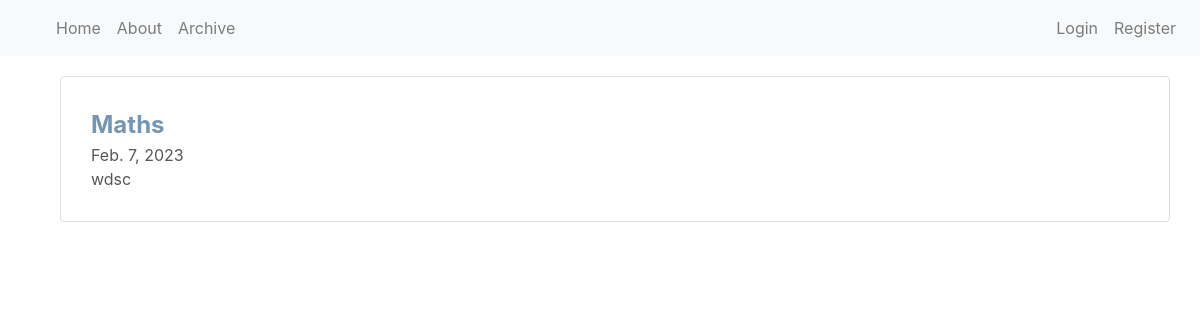
The app's page /courses/3, older data.
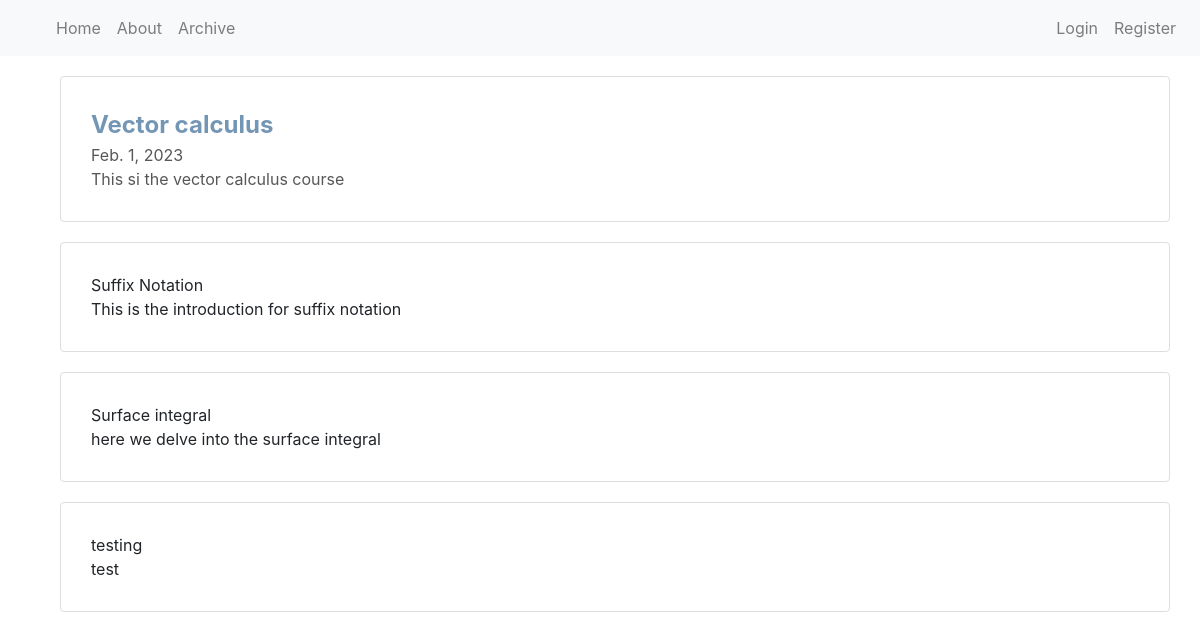
The same page, newer data.
### courses/models.py (models this page shows)
class Course(models.Model):
    Name=models.CharField(max_length=255)
    Banner=models.CharField(max_length=255)
    Institution=models.ForeignKey(University,blank=True, null=True, on_delete=models.PROTECT)
    creator= models.ForeignKey(User, on_delete=models.PROTECT)
    Description=models.TextField()
    date_added=models.DateField()
    Content= models.ManyToManyField(Topic,blank=True)

class Topic(models.Model):
    Name=models.CharField(max_length=255)
    Description=models.TextField()
    Lectures=models.ManyToManyField(Lecture,blank=True)

### courses/views.py (the view)
# urls.py: path('<int:course_id>', views.course, name='course'),
def course(request, course_id):
    try:
        Sel_Course= Course.objects.get(id=course_id)
        context = {'Course': Sel_Course}
    except Course.DoesNotExist:
        raise Http404("No Such Course")
    return render(request, 'course.html', context)

### courses/templates/course.html (shortened to what this page needs)
{%extends "ewp/base.html"%}
{%load static%}
{%block content%}
<link rel="stylesheet" href="{%static 'ewp/courses.css' %}">
<div class="course-info">
                <div class="course-details">
                        <div class="course-name">{{Course.Name}}</div>
                        <div class="course-date">{{Course.date_added}}</div>
                        <div class="course-description">{{Course.Description}}</div>
                </div>
</div>
{% for Topic in Course.Content.all %}
        <div class="topic-card">
                        <div class="topic-name">{{Topic.Name}}</div>
                        <div class="topic-description">{{Topic.Description}}</div>
        </div>
{% endfor %}
{%endblock content%}

Row changes from the older to the newer data that the page shows:
changed Course: Name "Maths" → "Vector calculus"; date_added "Feb. 7, 2023" → "Feb. 1, 2023"; Description "wdsc" → "This si the vector calculus course"
added Topic: Name "Suffix Notation", Description "This is the introduction for suffix notation"
added Topic: Name "Surface integral", Description "here we delve into the surface integral"
added Topic: Name "testing", Description "test"
